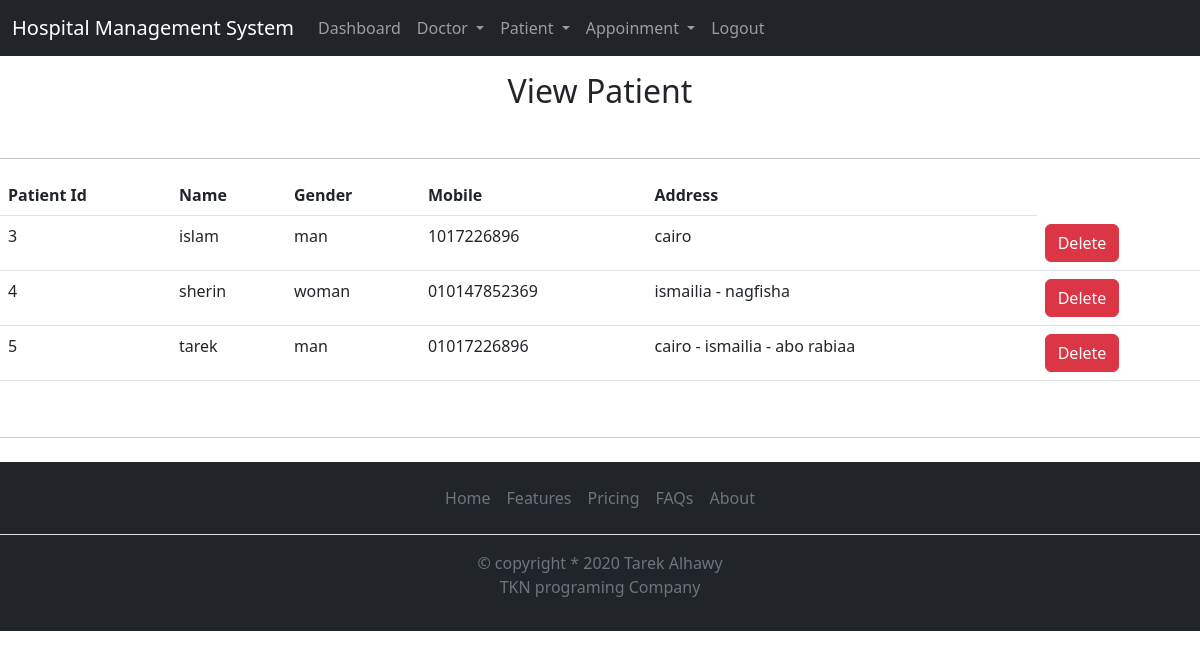
Page /view_patient/ (signed in) on the committed database.
### hospital/models.py (models this page shows, shortened)
class Patient(models.Model):
    gender = [
        ('man','man'),
        ('woman', 'woman'),
    ]
    name = models.CharField(max_length=50)
    gender = models.CharField(choices=gender, max_length=50)
    mobile = models.CharField(max_length=50)
    address = models.TextField()

### hospital/views.py (the view)
# urls.py: path('view_patient/',views.view_patient, name='view_patient'),
def view_patient(request):
    if request.user.is_authenticated:
        if request.user.is_staff:
            patients = Patient.objects.all()
            context = {
                'patients' : patients
            }
        else:
            return redirect('login')
    return render(request, 'view_patient.html', context)

### templates/view_patient.html (shortened to what this page needs)
{% extends 'base.html' %}
{% block content %}
<div>
    <h2 class="text-center mt-3">View Patient</h2>
    <br>
    <hr>
    <table class="table table-hover mt-3">
        <thead>
          <tr>
            <th scope="col">Patient Id</th>
            <th scope="col">Name</th>
            <th scope="col">Gender</th>
            <th scope="col">Mobile</th>
            <th scope="col">Address  </th>
          </tr>
        </thead>
        <tbody>
            {% for pat in patients %}
          <tr>
            <td>{{pat.id}}</td>
            <td>{{pat.name}}</td>
            <td>{{pat.gender}}</td>
            <td>{{pat.mobile}}</td>
            <td>{{pat.address}}</td>
            <td>
                <a href="{% url 'delete_patient' pat.id %}"
                onclick="return confirm('Are You Sure To Delete Patient')" class="btn btn-danger">Delete</a>
            </td>
          </tr>
          {% endfor %}
        </tbody>
    </table>
</div>
<br>
{% endblock content %}

### static/css/mystyle.css (style rules this page uses)
a { text-decoration: none; }

### rows in the picture
Patient: id "3", name "islam", gender "man", mobile "1017226896", address "cairo"
Patient: id "4", name "sherin", gender "woman", mobile "010147852369", address "ismailia - nagfisha"
Patient: id "5", name "tarek", gender "man", mobile "01017226896", address "cairo - ismailia - abo rabiaa"
